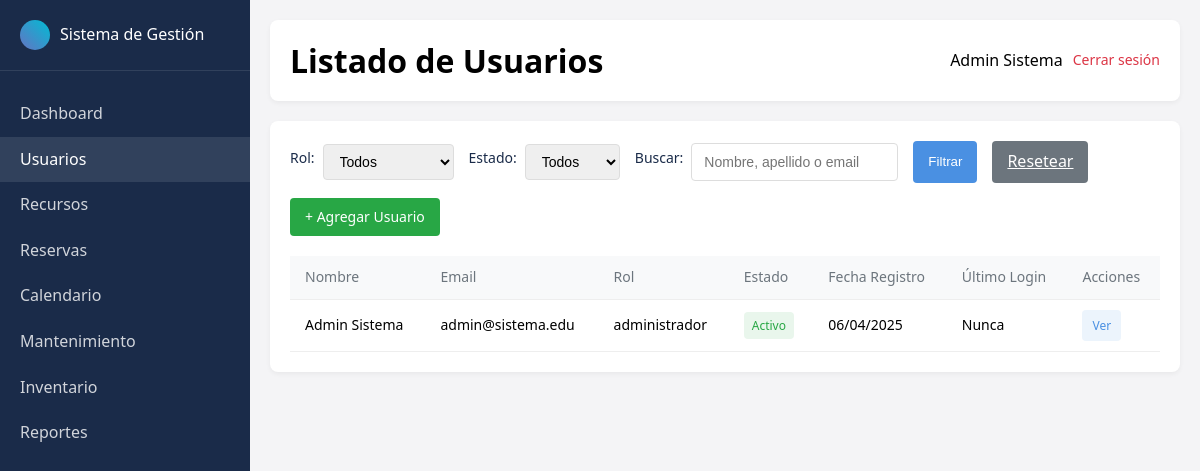
/usuarios/listar.php (signed in), run on the app's committed database.
### tables this page shows
CREATE TABLE IF NOT EXISTS usuarios (
    id_usuario INT AUTO_INCREMENT PRIMARY KEY,
    nombre VARCHAR(50) NOT NULL,
    apellido VARCHAR(50) NOT NULL,
    email VARCHAR(100) NOT NULL UNIQUE,
    contraseña VARCHAR(255) NOT NULL,
    id_rol INT NOT NULL,
    activo TINYINT(1) DEFAULT 1,
    requiere_cambio_contrasena TINYINT(1) DEFAULT 0,
    fecha_registro DATETIME DEFAULT CURRENT_TIMESTAMP,
    ultimo_login DATETIME,
    FOREIGN KEY (id_rol) REFERENCES roles(id_rol) ON DELETE RESTRICT
);

CREATE TABLE IF NOT EXISTS roles (
    id_rol INT AUTO_INCREMENT PRIMARY KEY,
    nombre VARCHAR(50) NOT NULL UNIQUE,
    descripcion TEXT,
    permisos TEXT,
    fecha_creacion DATETIME DEFAULT CURRENT_TIMESTAMP
);

### includes/functions.php (called while the page is built, shortened)
<?php
function is_logged_in()
{
    return isset($_SESSION['usuario_id']);
}
function has_role($roles)
{
    if (!is_array($roles)) {
        $roles = [$roles];
    }
    return in_array($_SESSION['usuario_rol'], $roles);
}
function format_date($date, $with_time = false)
{
    $format = $with_time ? 'd/m/Y H:i' : 'd/m/Y';
    return date($format, strtotime($date));
}

### config/database.php (called while the page is built, shortened)
<?php
class Database
{
    private static $instance = null;
    private $connection;
    private function __construct()
    {
        $config = parse_ini_file(__DIR__ . '/config.ini');
        $host = $config['host'];
        $user = $config['user'];
        $pass = $config['pass'];
        $name = $config['name'];
        $charset = $config['charset'];
        try {
            $this->connection = new mysqli($host, $user, $pass, $name);
            $this->connection->set_charset($charset);
        } catch (Exception $e) {
            $this->error = $e->getMessage();
            error_log($this->error);
        }
    }
    public static function getInstance()
    {
        if (self::$instance === null) {
            self::$instance = new self();
        }
        return self::$instance;
    }
    public function query($sql, $params = [])
    {
        try {
            if (empty($params)) {
                $result = $this->connection->query($sql);
                return $result;
            }
        } catch (Exception $e) {
            $this->error = $e->getMessage();
            error_log($this->error);
            return false;
        }
    }
    public function getRows($sql, $params = [])
    {
        $result = $this->query($sql, $params);
        $rows = [];
        while ($row = $result->fetch_assoc()) {
            $rows[] = $row;
        }
        return $rows;
    }
}

### public/usuarios/listar.php (the view, shortened to what this page needs)
<?php
require_once '../../config/database.php';
require_once '../../includes/functions.php';
$db = Database::getInstance();
$busqueda = isset($_GET['busqueda']) ? trim($_GET['busqueda']) : '';
$sql = "SELECT u.id_usuario, u.nombre, u.apellido, u.email, u.activo,
               u.fecha_registro, u.ultimo_login, r.nombre as rol, r.id_rol
        FROM usuarios u
        JOIN roles r ON u.id_rol = r.id_rol";
$params = [];
$sql .= " ORDER BY u.apellido, u.nombre";
$usuarios = $db->getRows($sql, $params);
$puede_modificar = has_role(ROL_ADMIN);
?>
<!DOCTYPE html>
<html lang="es">
<head>
    <link rel="stylesheet" href="../assets/css/styles.css">
</head>
<body>
    <div class="dashboard">
        <div class="sidebar">
            <div class="sidebar-header">
                <div class="logo-icon"></div>
                <div>Sistema de Gestión</div>
            </div>
            <div class="sidebar-nav">
                <a href="../admin/dashboard.php" class="nav-item">Dashboard</a>
                <a href="../usuarios/listar.php" class="nav-item active">Usuarios</a>
                <a href="../recursos/listar.php" class="nav-item">Recursos</a>
                <a href="../reservas/listar.php" class="nav-item">Reservas</a>
                <a href="../reservas/calendario.php" class="nav-item">Calendario</a>
                <a href="../mantenimiento/listar.php" class="nav-item">Mantenimiento</a>
                <a href="../inventario/listar.php" class="nav-item">Inventario</a>
                <a href="../reportes/index.php" class="nav-item">Reportes</a>
            </div>
        </div>
        <div class="content">
            <div class="top-bar">
                <h1>Listado de Usuarios</h1>
                <div class="user-info">
                    <span class="user-name"><?php echo $_SESSION['usuario_nombre']; ?></span>
                    <a href="../logout.php" class="logout-btn">Cerrar sesión</a>
                </div>
            </div>
            <div class="card">
                <form action="" method="GET" class="filtros">
                    <div class="filtro-grupo">
                        <label class="filtro-label">Rol:</label>
                        <select name="rol" class="filtro-select">
                            <option value="0">Todos</option>
                        </select>
                    </div>
                    <div class="filtro-grupo">
                        <label class="filtro-label">Estado:</label>
                        <select name="activo" class="filtro-select">
                            <option value="">Todos</option>
                        </select>
                    </div>
                    <div class="filtro-grupo">
                        <label class="filtro-label">Buscar:</label>
                        <input type="text" name="busqueda" value="<?php echo htmlspecialchars($busqueda); ?>" class="filtro-input" placeholder="Nombre, apellido o email">
                    </div>
                    <button type="submit" class="filtro-btn">Filtrar</button>
                    <a href="listar.php" class="filtro-btn btn-reset">Resetear</a>
                    <?php if ($puede_modificar): ?>
                        <a href="crear.php" class="btn-agregar">+ Agregar Usuario</a>
                    <?php endif; ?>
                </form>
                <div class="table-container">
                    <?php if (empty($usuarios)): ?>
                        <div class="empty-state">
                            <svg width="64" height="64" viewBox="0 0 24 24" fill="none" xmlns="http://www.w3.org/2000/svg">
                                <path d="M12 2C6.48 2 2 6.48 2 12C2 17.52 6.48 22 12 22C17.52 22 22 17.52 22 12C22 6.48 17.52 2 12 2ZM12 20C7.59 20 4 16.41 4 12C4 7.59 7.59 4 12 4C16.41 4 20 7.59 20 12C20 16.41 16.41 20 12 20ZM11 15H13V17H11V15ZM11 7H13V13H11V7Z" fill="#6c757d" />
                            </svg>
                            <p>No se encontraron usuarios con los filtros seleccionados.</p>
                        </div>
                    <?php else: ?>
                        <table>
                            <thead>
                                <tr>
                                    <th>Nombre</th>
                                    <th>Email</th>
                                    <th>Rol</th>
                                    <th>Estado</th>
                                    <th>Fecha Registro</th>
                                    <th>Último Login</th>
                                    <th>Acciones</th>
                                </tr>
                            </thead>
                            <tbody>
                                <?php foreach ($usuarios as $usuario): ?>
                                    <tr>
                                        <td><?php echo htmlspecialchars($usuario['nombre'] . ' ' . $usuario['apellido']); ?></td>
                                        <td><?php echo htmlspecialchars($usuario['email']); ?></td>
                                        <td><?php echo htmlspecialchars($usuario['rol']); ?></td>
                                        <td>
                                            <?php if ($usuario['activo']): ?>
                                                <span class="badge badge-success">Activo</span>
                                            <?php else: ?>
                                                <span class="badge badge-danger">Inactivo</span>
                                            <?php endif; ?>
                                        </td>
                                        <td><?php echo format_date($usuario['fecha_registro']); ?></td>
                                        <td><?php echo $usuario['ultimo_login'] ? format_date($usuario['ultimo_login'], true) : 'Nunca'; ?></td>
                                        <td>
                                            <a href="ver.php?id=<?php echo $usuario['id_usuario']; ?>" class="accion-btn btn-editar">Ver</a>
                                        </td>
                                    </tr>
                                <?php endforeach; ?>
                            </tbody>
                        </table>
                    <?php endif; ?>
                </div>
            </div>
        </div>
    </div>
</body>
</html>

### public/assets/css/styles.css (style rules this page uses)
:root { --primary-color: #4a90e2; --secondary-color: #6573c3; --dark-color: #1a2b49; --light-color: #f4f4f6; --success-color: #28a745; --warning-color: #ffc107; --danger-color: #dc3545; --gray-color: #6c757d; }
* { margin: 0; padding: 0; box-sizing: border-box; }
body { font-family: system-ui, -apple-system, sans-serif; margin: 0; padding: 0; background-color: var(--light-color); line-height: 1.6; }
.dashboard { display: flex; min-height: 100vh; }
.sidebar { width: 250px; background-color: var(--dark-color); color: white; padding: 20px 0; }
.sidebar-header { padding: 0 20px 20px; border-bottom: 1px solid rgba(255, 255, 255, 0.1); display: flex; align-items: center; gap: 10px; }
.logo-icon { width: 30px; height: 30px; background: linear-gradient(45deg, #6573c3, #00bcd4); border-radius: 50%; }
.sidebar-nav { padding: 20px 0; }
.nav-item { padding: 10px 20px; display: block; color: rgba(255, 255, 255, 0.8); text-decoration: none; transition: all 0.3s; }
.nav-item:hover, .nav-item.active { background-color: rgba(255, 255, 255, 0.1); color: white; }
.content { flex: 1; padding: 20px; }
.top-bar { display: flex; justify-content: space-between; align-items: center; margin-bottom: 20px; background-color: white; padding: 15px 20px; border-radius: 8px; box-shadow: 0 2px 5px rgba(0, 0, 0, 0.05); }
.user-info { display: flex; align-items: center; gap: 10px; }
.user-name { font-weight: 500; }
.logout-btn { color: var(--danger-color); text-decoration: none; font-size: 14px; }
.card { background-color: white; border-radius: 8px; padding: 20px; box-shadow: 0 2px 5px rgba(0, 0, 0, 0.05); margin-bottom: 20px; }
label { display: block; margin-bottom: 8px; color: var(--dark-color); font-weight: 500; }
input[type="text"], input[type="email"], input[type="password"], input[type="date"], input[type="time"], select, textarea { width: 100%; padding: 10px 12px; border: 1px solid #ddd; border-radius: 4px; font-size: 14px; transition: border-color 0.3s; }
.filtros { display: flex; flex-wrap: wrap; gap: 15px; margin-bottom: 20px; }
.filtro-grupo { display: flex; align-items: center; gap: 8px; }
.filtro-label { font-size: 14px; color: var(--dark-color); }
.filtro-select, .filtro-input { padding: 8px 12px; border: 1px solid #ddd; border-radius: 4px; font-size: 14px; }
.filtro-btn { padding: 8px 15px; background-color: var(--primary-color); color: white; border: none; border-radius: 4px; cursor: pointer; transition: background-color 0.3s; }
.btn-reset { background-color: var(--gray-color); }
.btn-agregar { padding: 8px 15px; background-color: var(--success-color); color: white; text-decoration: none; border-radius: 4px; font-size: 14px; transition: background-color 0.3s; }
.table-container { overflow-x: auto; }
table { width: 100%; border-collapse: collapse; font-size: 14px; }
table th, table td { padding: 10px 15px; text-align: left; border-bottom: 1px solid #eee; }
table th { font-weight: 500; color: var(--gray-color); background-color: #f8f9fa; }
.badge { display: inline-block; padding: 4px 8px; border-radius: 4px; font-size: 12px; font-weight: 500; }
.badge-success { background-color: rgba(40, 167, 69, 0.1); color: var(--success-color); }
.accion-btn { display: inline-block; padding: 6px 10px; border-radius: 4px; font-size: 12px; text-decoration: none; transition: background-color 0.3s; margin-right: 5px; }
.btn-editar { background-color: rgba(74, 144, 226, 0.1); color: var(--primary-color); }

### data on the page
usuarios: nombre+apellido "Admin Sistema", email "admin@sistema.edu", id_rol.nombre "administrador", activo "Activo", fecha_registro "06/04/2025", shows "Nunca"

### other printed values
$_SESSION['usuario_nombre'] "Admin Sistema"
